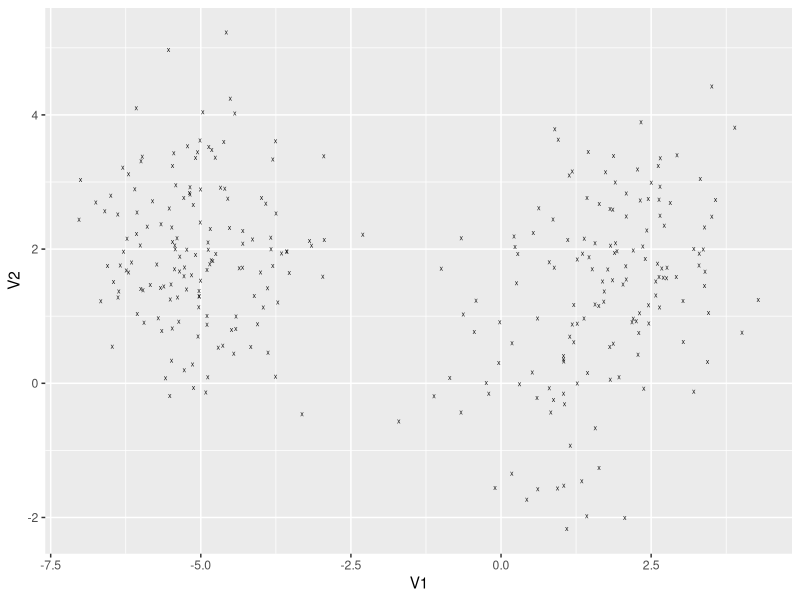

R code for this plot:
## ---- chunk 1
x <- read.csv("x.csv")
library(tidyverse)
x %>% ggplot(aes(V1,V2))+geom_point(alpha=0.9, shape="x")
## ---- chunk 2
# Create the k-means model: km.out
km.out <- kmeans(x, centers = 3, nstart = 20)

# Inspect the result
summary(km.out)
## ---- chunk 3

## ---- chunk 4

## ---- chunk 5

## ---- chunk 6

## ---- chunk 7

